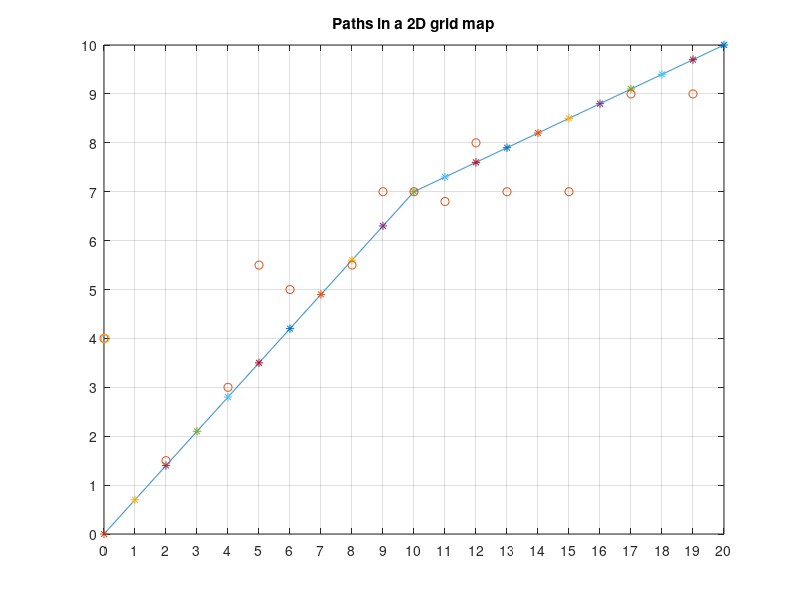

Reproduce this figure in MATLAB. (Note: this script raises an error after producing the figure.)
clc
clear
close all

%% global path
x = 0:0.01:20;
y = 0.7.*x.*(x>=0&x<10)+(0.3.*x+4).*(x>=10&x<=20);
plot(x,y)
axis([0 20 0 10])
set(gca,'XTick',0:1:20);
set(gca,'YTick',0:1:10);
title('Paths in a 2D grid map')
grid on
hold on

% local goal point 
for i = 1:21
    x_lg(i) = i-1;
    if x_lg(i)>=0 && x_lg(i)<10
        y_lg(i) = 0.7*x_lg(i);
    else
        y_lg(i) = 0.3*x_lg(i)+4;
    end
    plot(x_lg(i),y_lg(i),'*');
    hold on
end
lg = [x_lg;y_lg;1:i]';

%% obstacles
O = [0  4;   2 1.5;4 3;6 5;5 5.5;8 5.5;9 7;10 7;11 6.8;12 8;13 7;15 7;17 9;19 9];
% O = [100 100];
v = [0.041 0;0 0;0 0;0 0;0 0;  0   0;0 0; 0 0; 0   0; 0 0; 0 0; 0 0; 0 0; 0 0];
% v = [0 0;0 0;0 0;0 0;0 0;  0   0;0 0; 0 0; 0   0; 0 0; 0 0; 0 0; 0 0; 0 0];
plot(O(:,1),O(:,2),'o');
hold on

%% initialize
sp = [0 0];                                          % position of start ponit
vr = [0 0];
n = size(lg,1);                                      % number of local points
gp = lg(n,1:2);
% k = 5;                                               % gravitational gain coeffecient
eta = 1000;
eta_v = 500;
rou0 = 1;
len_step = 0.05;
no = size(O,1);                                      % number of obstacles
Num_iter = 400;
A = 1000;
A0 = 5;
B = 100;
B0 = 5;
pic_num = 1;

%% main cyclic
Xr = sp;
i = 0;

while sqrt((Xr(1)-lg(n,1)).^2+(Xr(2)-lg(n,2)).^2) > 0.1  % tolerance
    i = i + 1;
    Path(i,:) = Xr;                                  % record the path point
    
    if O(1,1) < 12
        O(1,1:2) = [v(1,1)*i,O(1,2)];
        plot(O(1,1),O(1,2),'o');
%         text(O(1,1)+0.01,O(1,2)+0.01,num2str(i)) ;
        hold on
    end
    
    for j = 1:n
        delta(j,1:2) = lg(j,1:2)-Xr(1:2);
        delta(j,3) = lg(j,3);
        dist(j,1) = norm(delta(j,1:2));
        dist(j,2) = lg(j,3);
    end
    
    dist_ = sortrows(dist,1);
    [m2,o2] = max(dist_(1:2,2));
    [m1,o1] = min(dist_(1:2,2));
    dist_lg = dist_(o2,1);                               % distance between current & local goal point
    id2 = dist_(o2,2);
    id1 = dist_(o1,2);
    x1 = lg(find(lg(:,3)==id1),1:2);
    x2 = lg(find(lg(:,3)==id2),1:2);
    unitVector_lg = [delta(find(delta(:,3)==id2),1)/dist_lg,delta(find(delta(:,3)==id2),2)/dist_lg];
    d1 = abs(det([x2-x1;Xr-x1]))/norm(x2-x1);            % d = abs(det([Q2-Q1;P-Q1]))/norm(Q2-Q1);
%     p = 24;
    p = A*d1 + A0; %adaptive attracting factor 
    
    delta_gg = gp-Xr;                  % >0
    dist_gg = norm(delta_gg);                    % distance between current point & global goal point
    unitVector_gg(1:2)=[delta_gg(1)/dist_gg,delta_gg(2)/dist_gg];
%     g = 0;
    g = B/(dist_lg+B0);
    
    F_att_gg = [2*g*dist_gg*unitVector_gg(1), 2*g*dist_gg*unitVector_gg(2)];
    F_att_lg = [2*p*dist_lg*unitVector_lg(1), 2*p*dist_lg*unitVector_lg(2)];
    F_att = F_att_gg + F_att_lg;
    
    for k = 1:no
        del(k,1:2) = Xr(1:2)-O(k,1:2); % vector pointing from obstacle position to robot position
        rou(k) = norm(del(k,:));
        if rou(k) > rou0
            F_rep(k,:) = [0 0];
        else
            uv(k,1:2) = [del(k,1)/rou(k),del(k,2)/rou(k)];  % umit vector pointing from obstacle position to robot position
            F_rep1_norm = eta*(1/rou(k)-1/rou0)*(p/(p+g)*dist_lg^2+g/(p+g)*rou(k)^2)/rou(k)^2;
            F_rep1 = [F_rep1_norm*uv(k,1), F_rep1_norm*uv(k,2)];                       % point from obstacles to robot
            F_rep2 = eta*(1/rou(k) - 1/rou0)^2*(p/(p+g)*(x2-Xr)+g/(p+g)*(gp-Xr));         % point from robot to goal
            
            vri = vr-v(k,1:2);    % vector pointing from obstacle to robot
            sigma = acos(dot(vri,uv(k,1:2))/(norm(vri)*norm(uv(k,1:2)))); % rad
            if sigma>-pi/2 && sigma<pi/2 && norm(v(k,1:2))>0
                F_rep3_norm = norm(eta_v.*vri/rou(k));
                F_rep3 = [F_rep3_norm*uv(k,2), F_rep3_norm*(-uv(k,1))];
                F_rep4 = eta_v*uv(k,1:2);
                F_rep(k,:) = F_rep1+F_rep2+F_rep3+F_rep4;
            else
                F_rep(k,:) = F_rep1+F_rep2;
            end
        end
    end
    
    F_rep = [sum(F_rep(:,1)),sum(F_rep(:,2))]; 
    F_sum = [F_rep(1,1)+F_att(1,1),F_rep(1,2)+F_att(1,2)];
    UnitVec_Fsum(i,:) = 1/norm(F_sum) * F_sum;
    
    vr = len_step*UnitVec_Fsum(i,:);
    Xr(1,1:2) = Xr(1,1:2)+vr;
    figure(1);
    set(gcf,'outerposition',get(0,'screensize'));
    plot(Path(i,1),Path(i,2),'.');
%     pause(0.1);
    drawnow;
    F=getframe(gcf);
    I=frame2im(F);
    [I,map]=rgb2ind(I,256);
    if pic_num == 1
        imwrite(I,map,'test.gif','gif', 'Loopcount',inf,'DelayTime',0.03);
    else
        imwrite(I,map,'test.gif','gif','WriteMode','append','DelayTime',0.03);
    end
    pic_num = pic_num + 1;
%     text(Path(i,1)+0.01,Path(i,2)+0.01,num2str(i)) ;
%     if i>Num_iter
%         break
%     end
end
